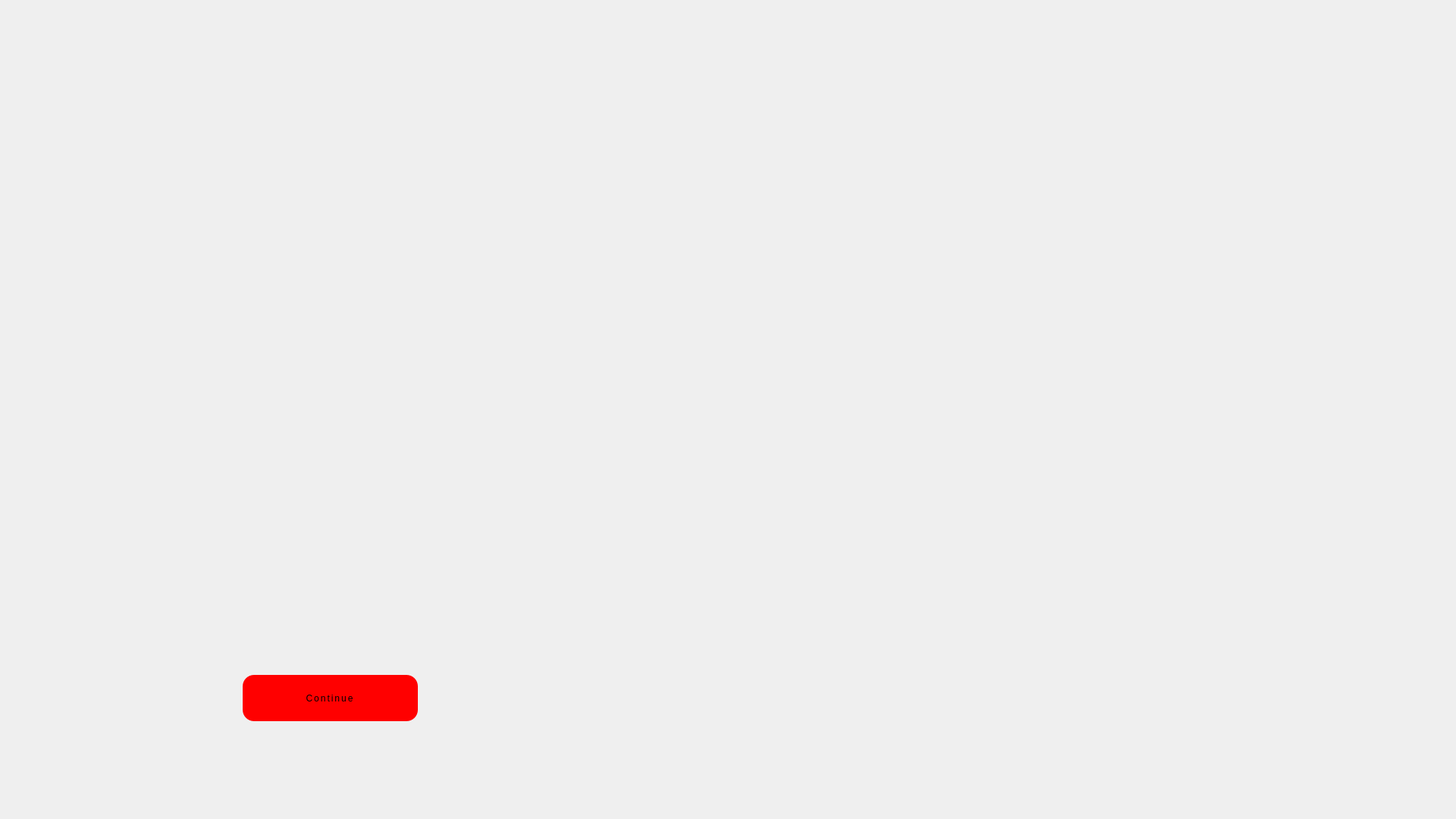
<?xml version="1.0" encoding="UTF-8"?>
<ui version="4.0">
 <class>Warning</class>
 <widget class="QWidget" name="Warning">
  <property name="geometry">
   <rect>
    <x>0</x>
    <y>0</y>
    <width>1920</width>
    <height>1080</height>
   </rect>
  </property>
  <property name="windowTitle">
   <string>Form</string>
  </property>
  <property name="styleSheet">
   <string notr="true"/>
  </property>
  <widget class="QLabel" name="label">
   <property name="geometry">
    <rect>
     <x>0</x>
     <y>0</y>
     <width>1920</width>
     <height>1080</height>
    </rect>
   </property>
   <property name="styleSheet">
    <string notr="true">background-color: rgba(72, 74, 89, 0);
</string>
   </property>
   <property name="text">
    <string/>
   </property>
   <property name="pixmap">
    <pixmap>images/q.jpg</pixmap>
   </property>
   <property name="scaledContents">
    <bool>true</bool>
   </property>
  </widget>
  <widget class="QPushButton" name="p_next">
   <property name="geometry">
    <rect>
     <x>320</x>
     <y>890</y>
     <width>231</width>
     <height>61</height>
    </rect>
   </property>
   <property name="cursor">
    <cursorShape>PointingHandCursor</cursorShape>
   </property>
   <property name="styleSheet">
    <string notr="true">font: 24pt &quot;October Crow&quot;;
background-color: rgb(255, 0, 0);
letter-spacing: 2px;
border:none;
border-radius:15px;</string>
   </property>
   <property name="text">
    <string>Continue</string>
   </property>
  </widget>
  <widget class="QTextEdit" name="textEdit">
   <property name="geometry">
    <rect>
     <x>153</x>
     <y>320</y>
     <width>681</width>
     <height>511</height>
    </rect>
   </property>
   <property name="styleSheet">
    <string notr="true">background-color: rgba(72, 74, 89, 0);
border: none;
color: rgb(0, 0, 0);
font: 34pt &quot;Haunting Attraction&quot;;</string>
   </property>
  </widget>
 </widget>
 <resources/>
 <connections/>
</ui>
